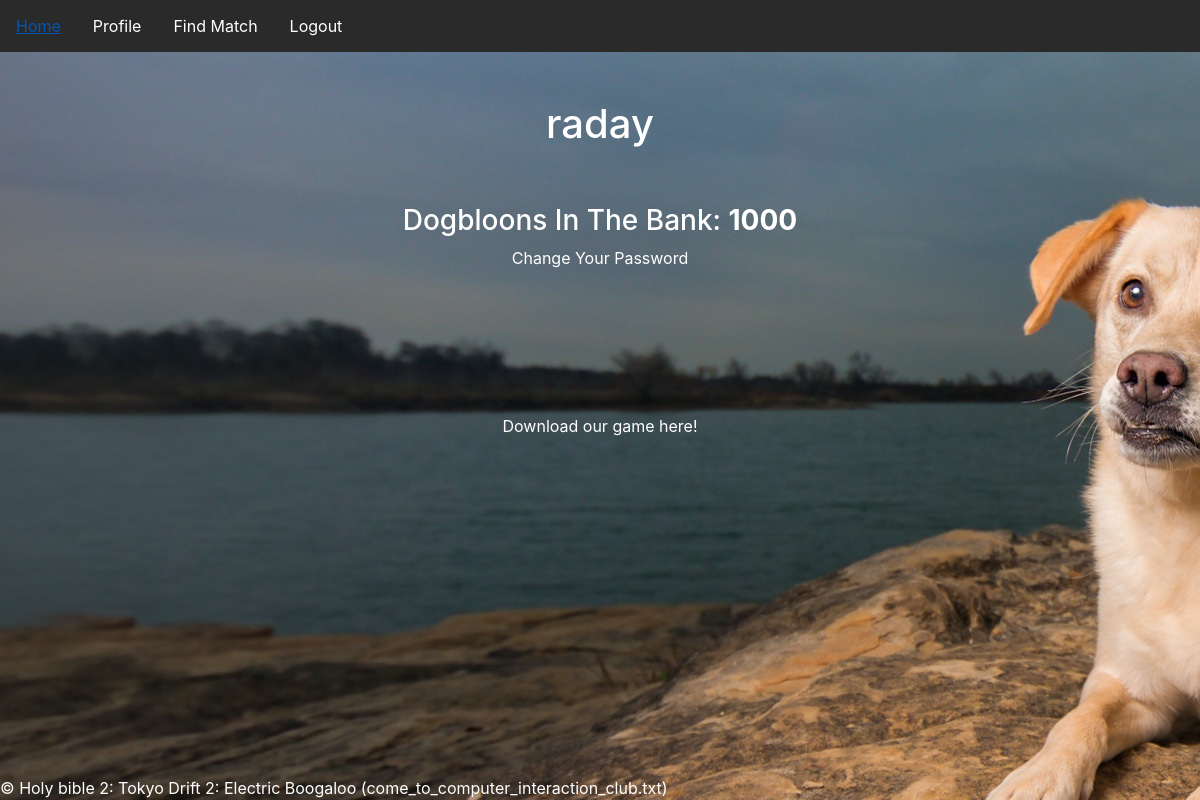
The app's page /u/raday (signed in), older data.
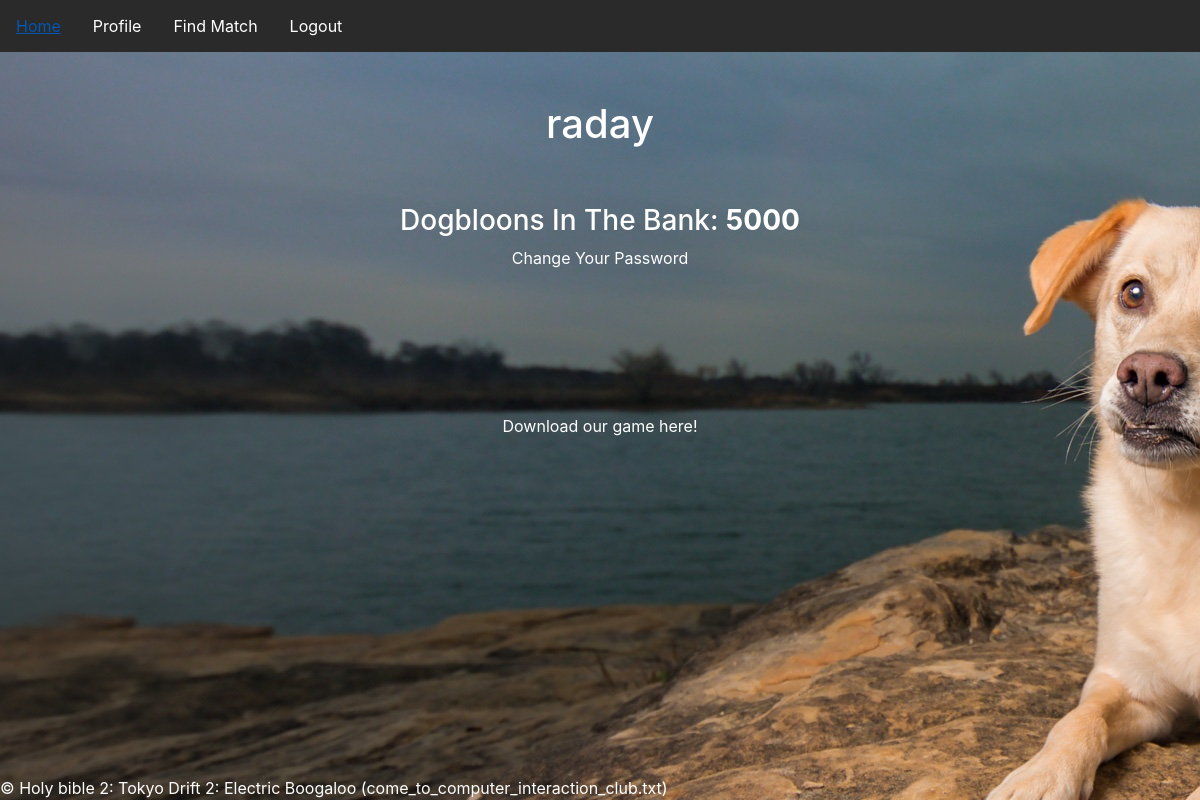
The same page, newer data.
### tables this page shows
CREATE TABLE users (username TEXT, password TEXT, id INTEGER);

CREATE TABLE gameData (id INTEGER, money INTEGER, stocksOwned STRING);

### app.py (the view)
@app.route("/u/<username>", methods = ["GET"])
def profile(username):
    try:
        return render_template("userinf.html", user = username, current_user = session.get("user"), money=get_dogbloons(get_userId(session.get("user"))))
    except IndexError:
        return redirect("/")

### util/db_utils.py (called while the page is built)
def get_user(username):
    db = sqlite3.connect(DB_FILE)
    c = db.cursor()
    user = c.execute("SELECT * FROM users WHERE users.username == ?;" , (username,)).fetchone()
    db.close()
    return user

def get_userId(username):
    db = sqlite3.connect(DB_FILE)
    c = db.cursor()
    user = get_user(username)
    userId = c.execute("SELECT id FROM users WHERE users.username == ?;" , (username,)).fetchall()
    db.close()
    return userId[0][0]

def get_dogbloons(userId):
    db = sqlite3.connect(DB_FILE)
    c = db.cursor()
    dogbloons = c.execute("SELECT money FROM gameData WHERE gameData.id == ?;" , (userId,)).fetchall()
    db.close()
    return dogbloons[0][0]

### templates/userinf.html
{% extends "base.html" %}
{% block content %}
<div class="centerbody">
  <br/>
  <br/>
  <h1> {{user}} </h1>
  <br/>
  <br/>
  <h3>Dogbloons In The Bank: <strong>{{ money }}</strong></h3>
  <a style="color:white;" href = "{{ url_for('change_password') }}">Change Your Password</a>
  <br/>
  <br/>
  <br/>
  <br/>
  <br/>
  <br/>
  <br/>
  <a style="color:white;" href ="https://github.com/Jiajie-Mai/Holy-bible-2-Tokyo-Drift-2-Electric-Boogaloo">Download our game here!</a>
</div>
{% endblock %}

### templates/base.html (shortened to what this page needs)
<!DOCTYPE html>
<html>
  <head>
    <link rel="stylesheet" href="https://stackpath.bootstrapcdn.com/bootstrap/4.1.3/css/bootstrap.min.css">
	<link rel="stylesheet" href="{{ url_for('static',filename='style.css') }}">
  </head>
  <body>
    <ul>
      <li><a href = "{{ url_for('home') }}">Home</a></li>
      {% if current_user %}
      <li><a href = "{{ url_for('profile', username = current_user) }}">Profile</a></li>
	  <li><a href = "{{ url_for('find') }}">Find Match</a></li>
	  <li><a href = "{{ url_for('logout') }}">Logout</a></li>
      {% else %}
      <li><a href = "{{ url_for('login') }}">Login</a></li>
      <li><a href = "{{ url_for('signup') }}">Signup</a></li>
      {% endif %}
    </ul>
	{% set msgs = get_flashed_messages() %}
    {% block content %} {% endblock %}
    <br></br>
    {% block footer %}
    <div class="footer">&copy; Holy bible 2: Tokyo Drift 2: Electric Boogaloo (come_to_computer_interaction_club.txt)</div>
    {% endblock %}
  </body>
</html>

### static/style.css (style rules this page uses)
body { background: url("DoggoBackground.jpg"); color: white; }
ul { list-style-type: none; margin: 0; padding: 0; overflow: hidden; background-color: #2a2a2a; }
li { float: left; }
li a { display: block; color: white; text-align: center; padding: 14px 16px; text-decoration: none; }
div.centerbody { color: white; text-align:center; }
.footer { color: white; position: absolute; bottom: 0; }

Row changes from the older to the newer data that the page shows:
changed gameData: money "1000" → "5000"
